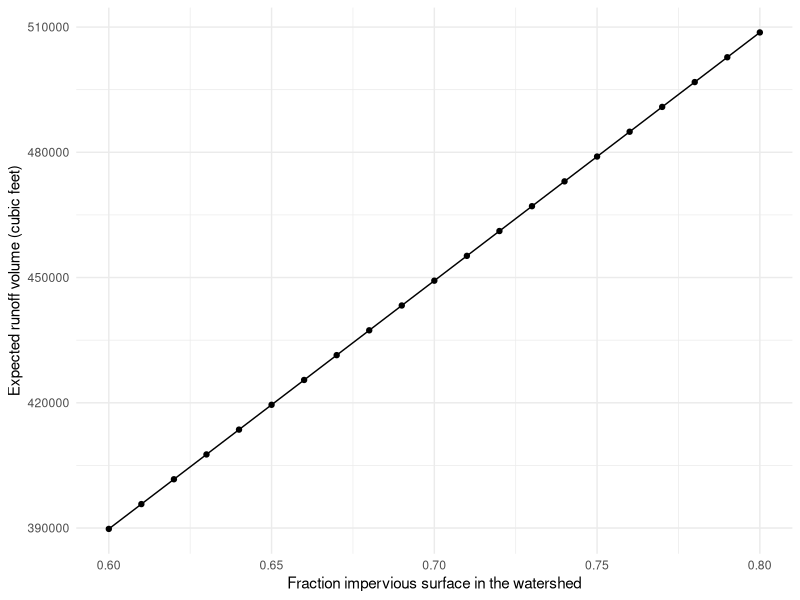
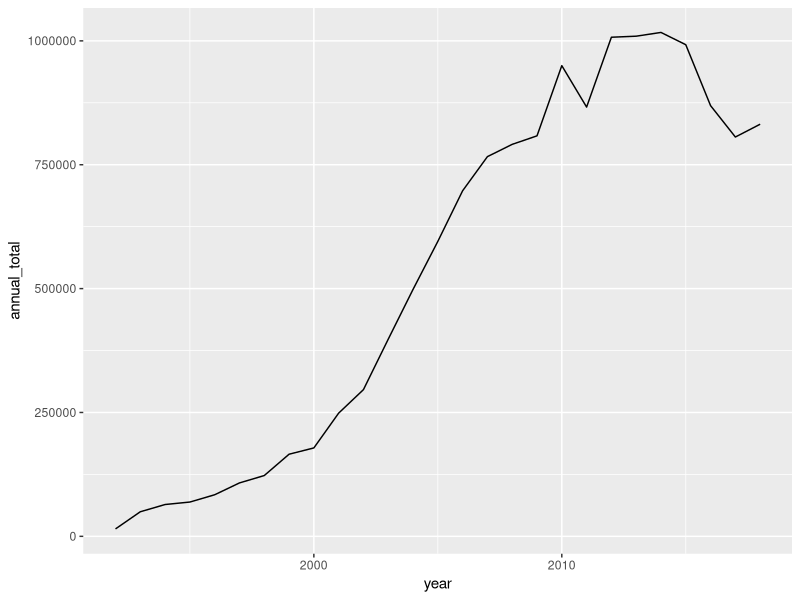
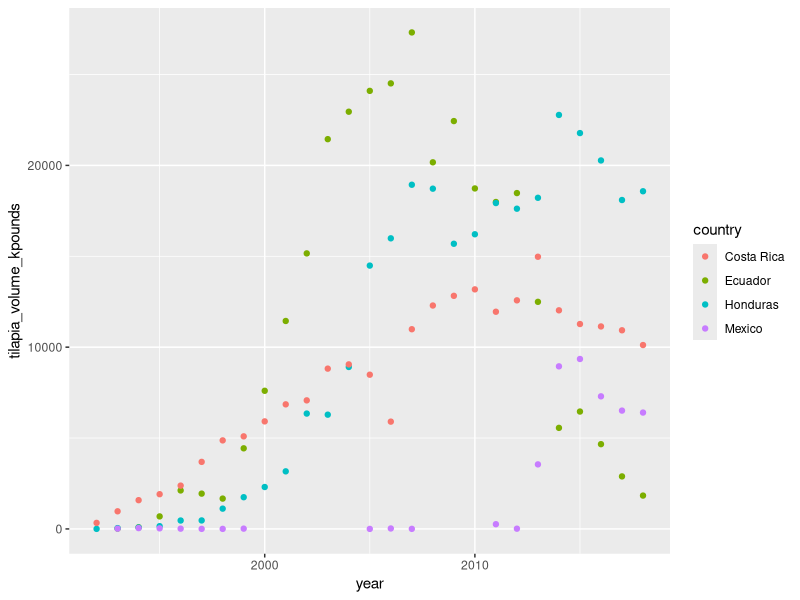

Recreate these plots in R, in order.
## ---- chunk 1
knitr::opts_chunk$set(echo = TRUE)
library(tidyverse)
library(here)
## ---- chunk 2
predict_runoff <- function(frac_impervious, watershed_area) {

  # if (frac_impervious <= 0 | frac_impervious >= 1) {
  #   stop("Must be between 0 and 1")
  # }
  
  ifelse(frac_impervious <= 1, TRUE, stop("NOPE"))
  
  runoff_coef <- 0.05 + 0.9 * frac_impervious
  runoff_volume <- 3630 * 1.0 * {runoff_coef} * watershed_area
  print(runoff_volume)
}

predict_runoff(frac_impervious = 0.9, watershed_area = 5.2)

predict_runoff(frac_impervious = c(0.3, 0.8, 0.6), watershed_area = 5.2)
## ---- chunk 3

# Make the sequence of impervious fractions
impervious_sequence <- seq(from = 0.6, to = 0.8, by = 0.01)

# Make predictions for volume at all values of impervious fraction, for watershed area = 182
val <-predict_runoff(frac_impervious = impervious_sequence, watershed_area = 182)
val
## ---- chunk 4

runoff_df <- data.frame(impervious_sequence, val)

ggplot(data = runoff_df, aes(x = impervious_sequence, y = val)) +
  geom_point() +
  geom_line() +
  theme_minimal() +
  labs(x = "Fraction impervious surface in the watershed",
       y = "Expected runoff volume (cubic feet)")

## ---- chunk 5
us_tilapia_imports <- read_csv(here::here("course-materials", "eod-practice", "data", "us_tilapia_imports.csv")) %>% 
  pivot_longer(cols = '1992':'2018', names_to = 'year', values_to = 'tilapia_volume_kpounds') %>% 
  mutate(year = as.numeric(year))

yearly_tilapia_tot <- us_tilapia_imports %>% 
  group_by(year) %>% 
  summarize(annual_total = sum(tilapia_volume_kpounds, na.rm = TRUE))
## ---- chunk 6
ggplot(data = yearly_tilapia_tot, aes(x = year, y = annual_total)) +
  geom_line()
## ---- chunk 7
 limited_us_tilapia <- us_tilapia_imports %>% 
  filter(country %in% c("Ecuador", "Honduras", "Costa Rica", "Mexico"))

ggplot(data = limited_us_tilapia, aes(x = year, y = tilapia_volume_kpounds)) +
  geom_point(aes(color = country))
